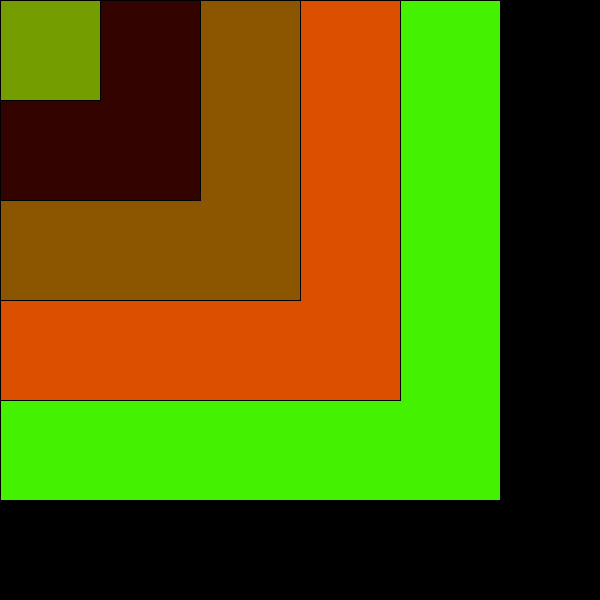
Frame 1 (no input)
Frame 60 (the mouse pressed at the canvas centre just before this capture): identical to frame 1, image omitted
Frame 120 (the mouse held since frame 60 and released just before this capture): identical to frame 1, image omitted

The Processing sketch that drew this single still picture (run headless with seeded random() and noise(); from frame 60 on, the mouse is pressed at the canvas centre):

// Processing sketch: Coloures_Rectangles
// ── Coloures_Rectangles.pde
int Colours [] = new int [10];
int Rectangles = 0;
int RectangleSize = 600;

void setup() {
  size (600,600);
  background (255);
}

void draw() {
  
  while (Rectangles < 6) {
    fill (Colours[1],Colours[2],Colours[3]);
    rect (0,0,RectangleSize,RectangleSize);
    Rectangles += 1;
    RectangleSize -= 100;
    Colours [0] = (int) random (0,255);
    Colours [1] = (int) random (0,255);
    Colours [2] = (int) random (0,255);
    

  }
}
